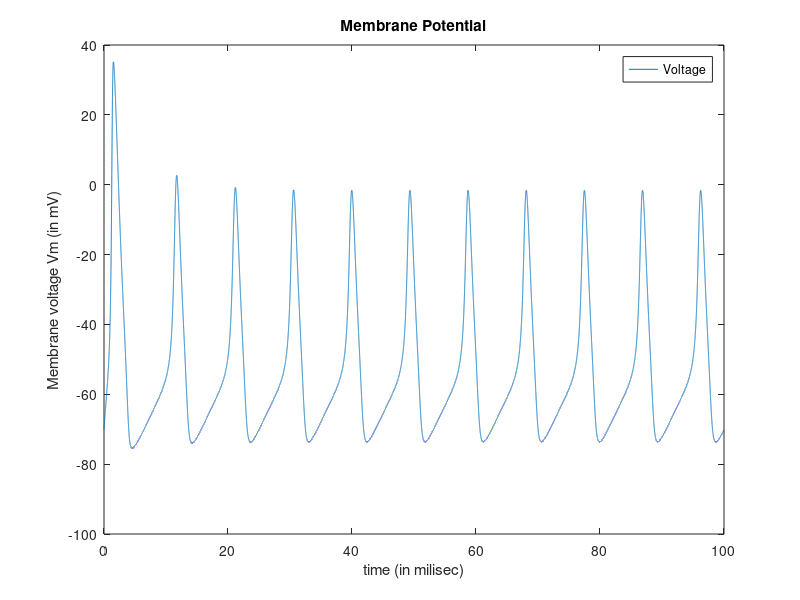
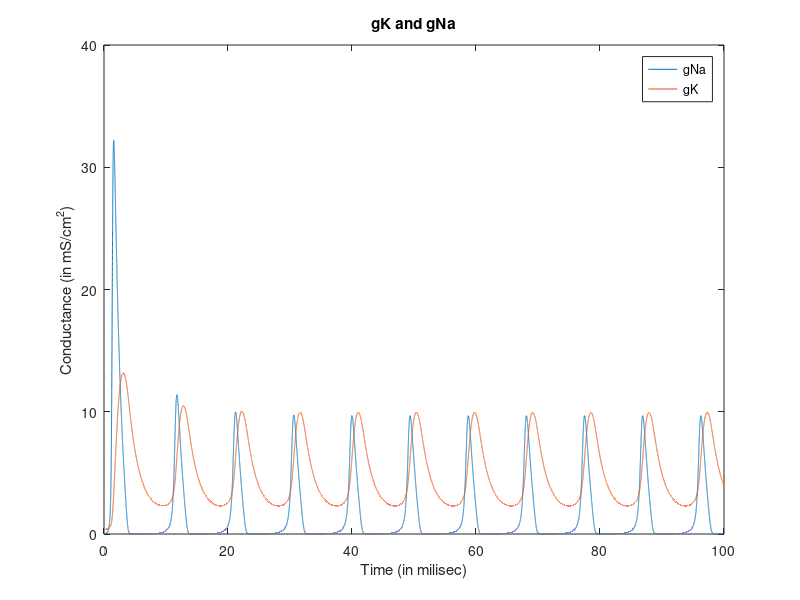

Here is the MATLAB script that generated these plots, in order:
%initialize time
d = .001; %step size
t = [0:d:100];%initiliaze time from 0 to 100 ms
z = length(t);
%constants:
gbarK = 36;
gbarNa = 120;
gbarL = 0.3;
Ek = -12; %mV  Nernst Potential for K
ENa = 115; %mV Nernst Potential for K
EL = 10.6; %mV Leakage Nernst Potential
Vrest = -70; % in miliVolts
Vm = 0; %set membrane potential to resting potential
Cm = 2; %in uF
%gating variables:
am = 0.1*((25-Vm)/(exp((25-Vm)/10) - 1));
Bm = 4*exp(-Vm/18); 
an = .01 * ((10-Vm)/(exp((10-Vm)/10) - 1));
Bn = .125*exp(-Vm/80);
ah = .07*exp(-Vm/20);
Bh = 1/(exp((30-Vm)/10) + 1);
%initialize m,n,h:
m0 = am/(am + Bm);
n0 = an/(an + Bn);
h0 = ah/(ah + Bh);
m=m0;
n=n0;
h=h0;
Iinj = zeros(1,z);  %initialize Iinj vector
%pulseLength = .5/d;  %determine number of descrete time intervals pulse lasts
Iinj = 50;  %set Iinj to asteady current
Vmvec = [Vm zeros(1,z-1)]; %concatonate initial Vm value with a vector of zeros filling the rest.
                            %will plot this vector against time at the end.
gK = zeros(1,z);
gNa = zeros(1,z);
    for q = 1:z
        am = 0.1*((25-Vm)/(exp((25-Vm)/10) - 1));  %update alpha and Beta values based on new Vm
        Bm = 4*exp(-Vm/18); 
        an = .01 * ((10-Vm)/(exp((10-Vm)/10) - 1));
        Bn = .125*exp(-Vm/80);
        ah = .07*exp(-Vm/20);
        Bh = 1/(exp((30-Vm)/10) + 1);
        m = m + d*(am*(1-m)-Bm*m);%Eulers for m.  d is step size
        n = n+ d*(an*(1-n)-Bn*n);%Eulers for n.  d is step size
        h = h+ d*(ah*(1-h)-Bh*h);%Eulers for h.  d is step size
        %update currents
        INa = (m^3)*gbarNa*h*(Vm-ENa);%Na current
        IK = (n^4)*gbarK*(Vm-Ek); %K current
        IL = gbarL*(Vm-EL); %Leakage current.  Includes Cl
        Iion = Iinj-IK-INa-IL;
        %update Vm
        Vm = Vm + d*Iion/Cm;  %Eulers for Vm.  dVm/dt = Iion/Cm
        Vmvec(q) = Vm;  %record Vm in a vector to be used for plotting later on
        gNa(q) = (m^3)*gbarNa*h; %record gNa in a vector to be used for plotting later on
        gK(q)= (n^4)*gbarK;   %record gK in a vector to be used for plotting later on
    end
Vmvec = Vmvec + Vrest;  %move the action potential down the y axis to
%center on resting potential
%plot membrane potential
plot(t, Vmvec)
axis([0,100,-100,40]);
xlabel('time (in milisec)')
ylabel('Membrane voltage Vm (in mV)')
title('Membrane Potential')
legend('Voltage')
%plot conductances
figure
plot(t, gNa,t,gK)
axis([0,100,0,40]);
xlabel('Time (in milisec)')
ylabel('Conductance (in mS/cm^2)')
title('gK and gNa')
legend('gNa','gK')